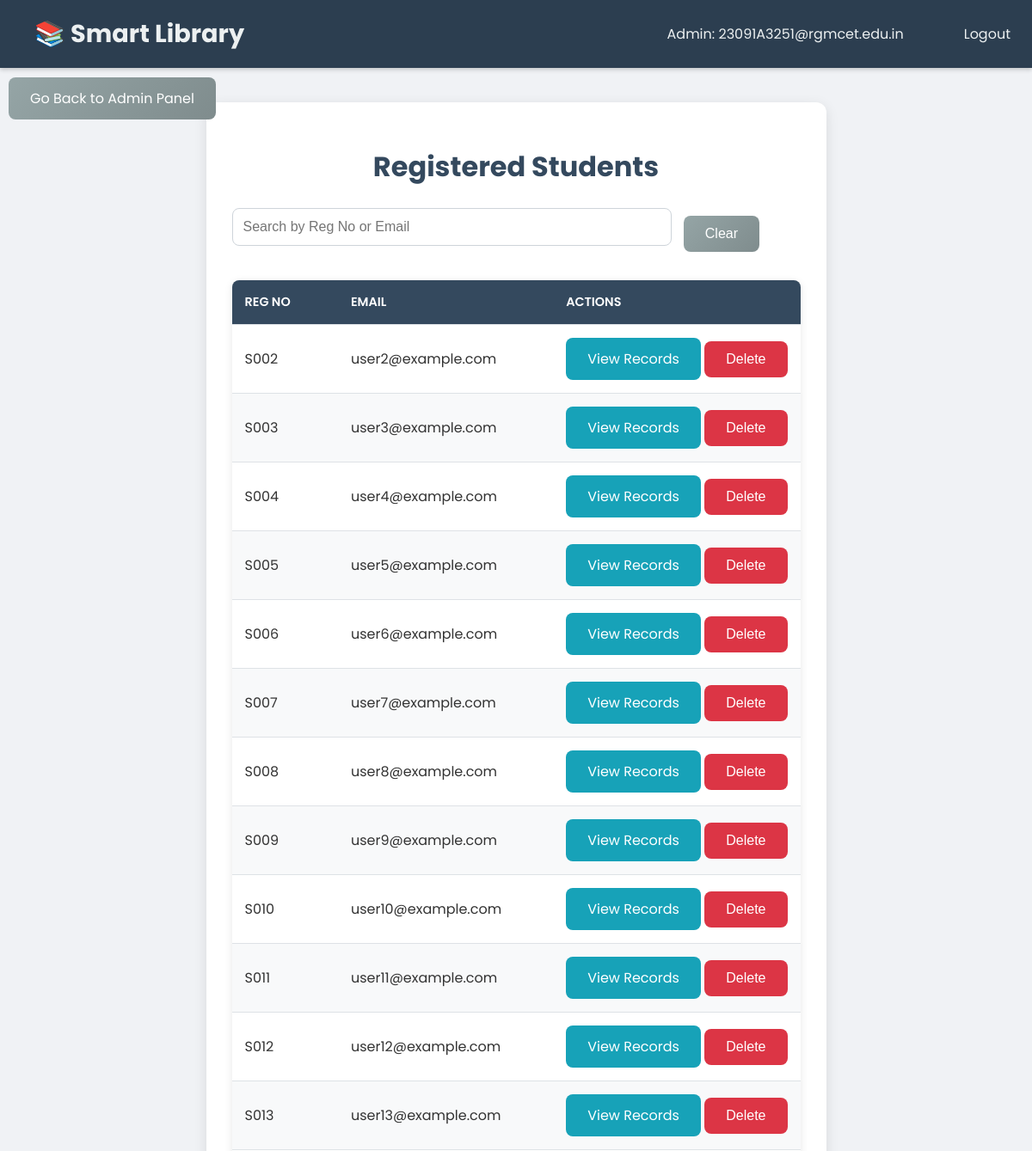
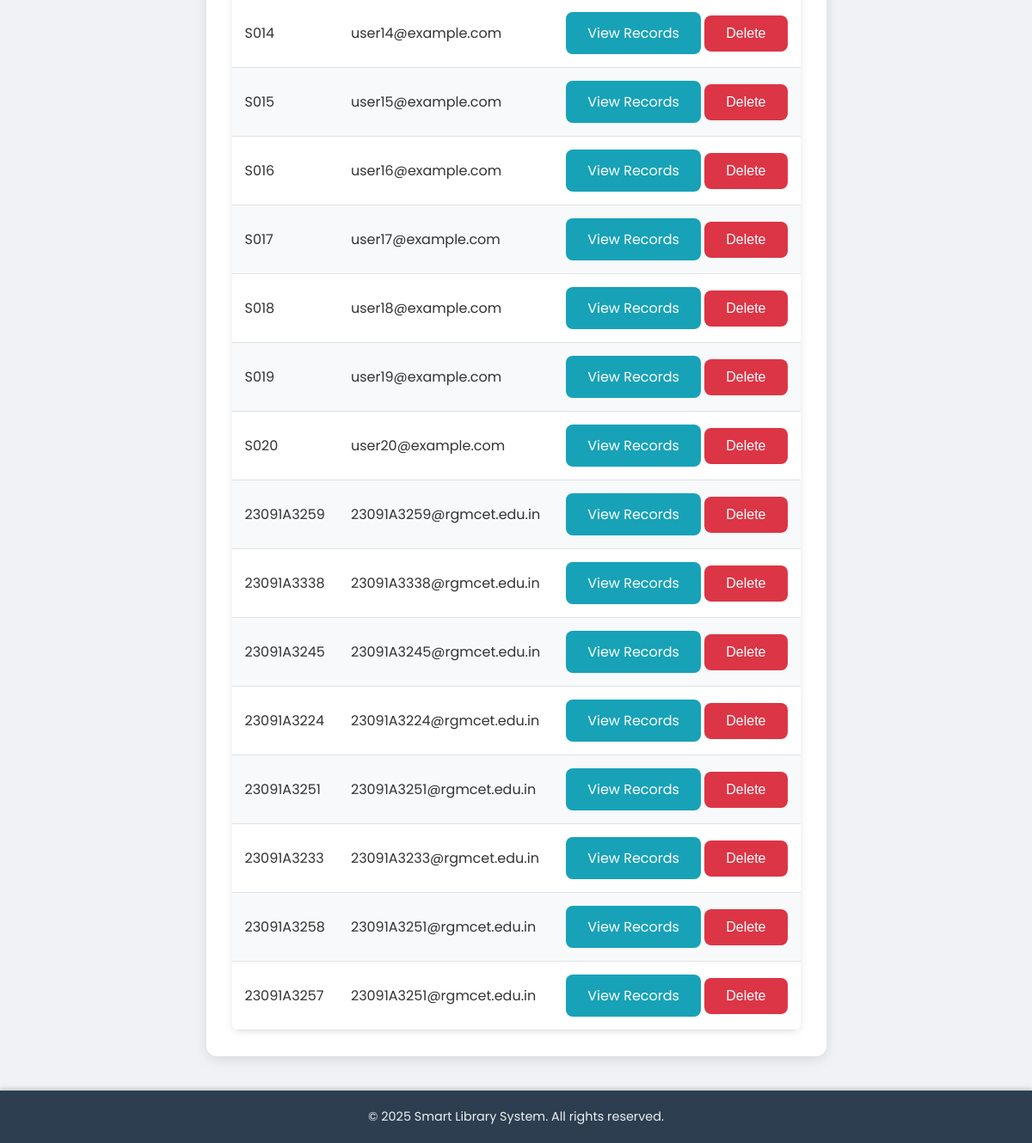
The page /registered_students (signed in) on the database its author committed (2 pictures, top to bottom).
### app.py (models this page shows)
class Student(db.Model):
    regno = db.Column(db.String(20), primary_key=True)
    email = db.Column(db.String(50), nullable=False)
    password = db.Column(db.String(256), nullable=True)

### app.py (the view)
    def wrap(*args, **kwargs):
        if 'admin_email' not in session:
            flash('Please log in as admin first.', 'error')
            return redirect(url_for('admin'))
        return f(*args, **kwargs)

### app.py (called while the page is built)
@app.teardown_appcontext
def shutdown_session(exception=None):
    db.session.remove()

def admin_login_required(f):
    def wrap(*args, **kwargs):
        if 'admin_email' not in session:
            flash('Please log in as admin first.', 'error')
            return redirect(url_for('admin'))
        return f(*args, **kwargs)
    wrap.__name__ = f.__name__
    return wrap

@app.route('/registered_students')
@admin_login_required
def registered_students():
    students = Student.query.all()
    return render_template('registered_students.html', students=students, now=datetime.now())

### templates/registered_students.html (shortened to what this page needs)
{% extends "base.html" %}
{% block content %}
<div class="container">
<a href="{{ url_for('admin_panel') }}" class="btn btn-secondary" style="position: fixed; top: 90px; left: 10px; z-index: 1050;">Go Back to Admin Panel</a>
    <h1 class="text-center mb-4">Registered Students</h1>
    <div class="search-bar mb-4">
        <input type="text" id="searchInput" class="form-control" placeholder="Search by Reg No or Email" onkeyup="filterTable()">
        <button onclick="clearSearch()" class="btn btn-secondary">Clear</button>
    </div>
    <table id="studentsTable" class="table table-striped">
        <thead>
            <tr>
                <th>Reg No</th>
                <th>Email</th>
                <th>Actions</th>
            </tr>
        </thead>
        <tbody>
            {% for student in students %}
            <tr>
                <td>{{ student.regno }}</td>
                <td>{{ student.email }}</td>
                <td>
                    <a href="{{ url_for('view_record', regno=student.regno) }}" class="btn btn-info btn-sm">View Records</a>
                    <form method="POST" action="{{ url_for('delete_student_confirm', regno=student.regno) }}" style="display:inline;" onsubmit="return confirmDelete('{{ student.regno }}');">
                        <button type="submit" class="btn btn-danger btn-sm">Delete</button>
                    </form>
                </td>
            </tr>
            {% endfor %}
        </tbody>
    </table>
</div>
{% endblock %}

### static/style.css (style rules this page uses)
body { font-family: 'Poppins', sans-serif; margin: 0; padding: 0; background-color: #f0f2f5; color: #333; min-height: 100vh; display: flex; flex-direction: column; }
h1, h2, h3, h4, h5, h6 { font-weight: 700; color: #34495e; margin-bottom: 20px; }
.container { max-width: 960px; margin: 40px auto; background-color: #ffffff; padding: 30px; border-radius: 12px; box-shadow: 0 4px 15px rgba(0,0,0,0.1); flex-grow: 1; }
input[type="text"], input[type="email"], input[type="password"], input[type="number"], input[type="date"], select.form-control { width: calc(100% - 24px); padding: 12px; margin-bottom: 15px; border: 1px solid #ced4da; border-radius: 8px; font-size: 1rem; box-sizing: border-box; transition: border-color 0.3s ease, box-shadow 0.3s ease; }
.btn { padding: 12px 25px; font-size: 1rem; border-radius: 8px; border: none; cursor: pointer; transition: background-color 0.3s ease, transform 0.2s ease, box-shadow 0.3s ease; text-decoration: none; display: inline-block; text-align: center; }
.btn-danger { background-color: #dc3545; color: white; }
.btn-info { background-color: #17a2b8; color: white; }
.btn-secondary { background-color: #6c757d; color: white; }
table { width: 100%; border-collapse: collapse; margin-top: 25px; background-color: #ffffff; border-radius: 8px; overflow: hidden; box-shadow: 0 2px 10px rgba(0,0,0,0.1); }
th, td { padding: 15px; text-align: left; border-bottom: 1px solid #dee2e6; }
th { background-color: #34495e; color: white; font-weight: 600; text-transform: uppercase; font-size: 0.9em; }
tr:nth-child(even) { background-color: #f8f9fa; }
a { color: #3498db; text-decoration: none; transition: color 0.3s ease; }
.search-bar input[type="text"] { width: calc(100% - 150px); display: inline-block; vertical-align: middle; margin-right: 10px; }
.search-bar .btn { vertical-align: middle; }
.mb-4 { margin-bottom: 1.5rem !important; }
.text-center { text-align: center !important; }
.form-control { border: 2px solid #e1e8ed; border-radius: 8px; padding: 0.75rem 1rem; transition: all 0.3s ease; }
.btn-secondary { background: linear-gradient(135deg, #95a5a6, #7f8c8d); border: none; transition: all 0.3s ease; }
@media (min-width: 992px) { .container { max-width: 1200px; padding: 30px; } }
body { font-size: 16px; }
input, textarea, select { font-size: 16px; }

### templates/base.html (style rules this page uses)
body { background-size: cover; background-attachment: fixed; background-position: center center; }

### rows shown on the page
Student: regno "S002", email "user2@example.com"
Student: regno "S003", email "user3@example.com"
Student: regno "S004", email "user4@example.com"
Student: regno "S005", email "user5@example.com"
Student: regno "S006", email "user6@example.com"
Student: regno "S007", email "user7@example.com"
Student: regno "S008", email "user8@example.com"
Student: regno "S009", email "user9@example.com"
Student: regno "S010", email "user10@example.com"
Student: regno "S011", email "user11@example.com"
Student: regno "S012", email "user12@example.com"
Student: regno "S013", email "user13@example.com"
Student: regno "S014", email "user14@example.com"
Student: regno "S015", email "user15@example.com"
Student: regno "S016", email "user16@example.com"
Student: regno "S017", email "user17@example.com"
Student: regno "S018", email "user18@example.com"
Student: regno "S019", email "user19@example.com"
Student: regno "S020", email "user20@example.com"
Student: regno "23091A3259", email "23091A3259@rgmcet.edu.in"
Student: regno "23091A3338", email "23091A3338@rgmcet.edu.in"
Student: regno "23091A3245", email "23091A3245@rgmcet.edu.in"
Student: regno "23091A3224", email "23091A3224@rgmcet.edu.in"
Student: regno "23091A3251", email "23091A3251@rgmcet.edu.in"
Student: regno "23091A3233", email "23091A3233@rgmcet.edu.in"
Student: regno "23091A3258", email "23091A3251@rgmcet.edu.in"
Student: regno "23091A3257", email "23091A3251@rgmcet.edu.in"

### other values the page prints
{{ session.get('admin_email') }} "23091A3251@rgmcet.edu.in"
